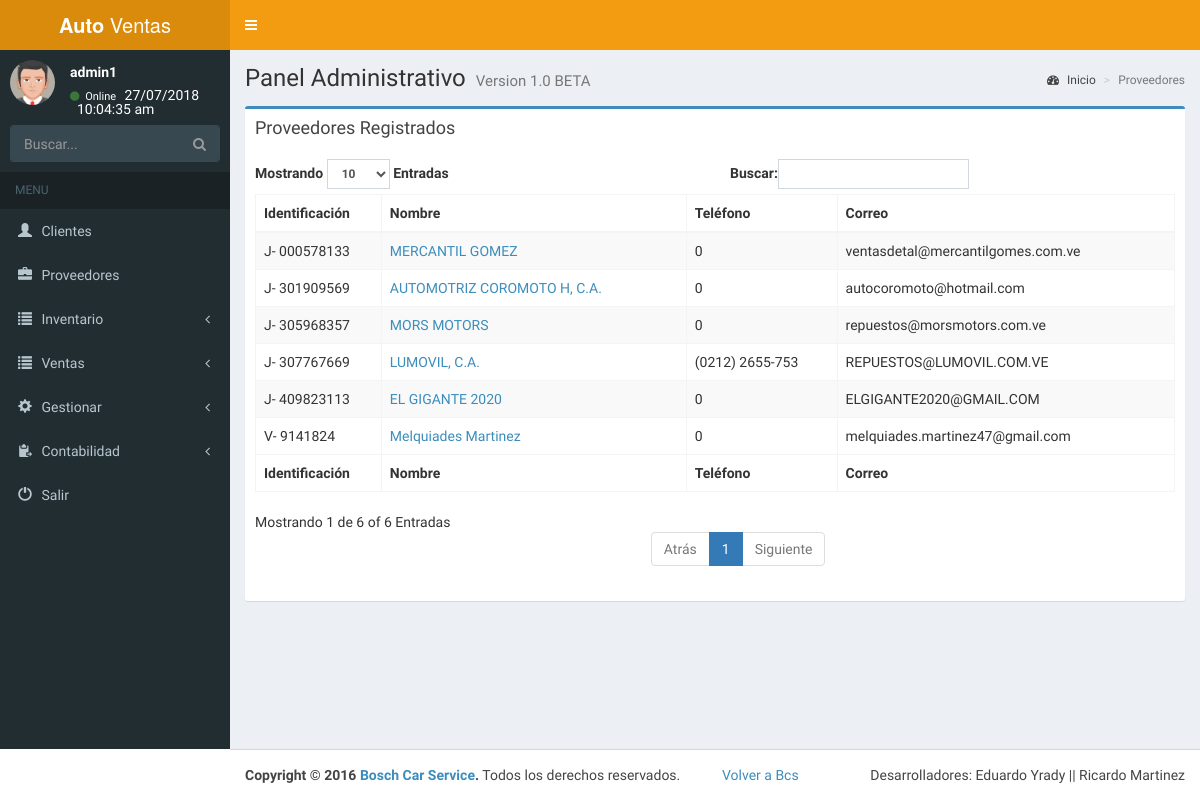
Page /admin/proveedores.php (signed in) on the earlier database version.
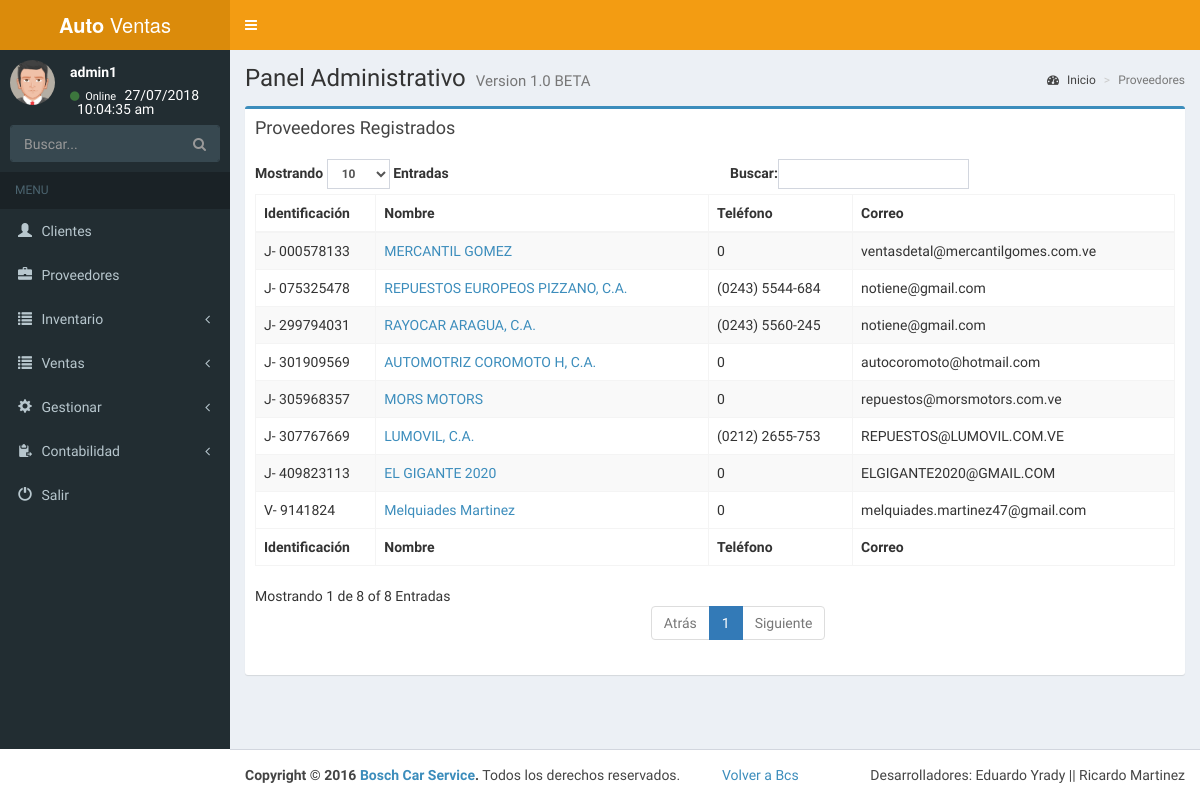
Same page on the later database version.
### tables this page shows
CREATE TABLE `proveedor` (
  `id_proveedor` int(11) NOT NULL,
  `id_tipo` int(11) NOT NULL,
  `rif` varchar(12) NOT NULL,
  `nombre` varchar(140) NOT NULL,
  `telf` varchar(15) NOT NULL,
  `direccion` longtext NOT NULL,
  `correo` varchar(40) NOT NULL,
  `observacion` longtext NOT NULL,
  `habilitado` int(11) NOT NULL
);

### admin/conexion.php (called while the page is built, shortened)
<?php session_start();
function cons($var){
$ret= mysqli_query($_SESSION['conexion_database'],$var) or die(mysqli_error($_SESSION['conexion_database']));
return $ret;
}
?>

### admin/proveedores.php (the view, shortened to what this page needs)
<?php include("menu.php");
?>
  <div class="content-wrapper">
    <section class="content-header">
      <h1>
        Panel Administrativo
        <small>Version 1.0 BETA</small>
      </h1>
      <ol class="breadcrumb">
        <li><a href="index.php"><i class="fa fa-dashboard"></i> Inicio</a></li>
        <li class="active">Proveedores</li>
      </ol>
    </section>
    <section class="content">
<?php
if(isset($_SESSION['ingreso'])){
$consulta=("SELECT * FROM proveedor WHERE habilitado=0");
		  $s=cons($consulta);
      $consult=("SELECT * FROM tipo");
      $d=cons($consult);
      $ti=array();
      while($fg=mysqli_fetch_array($d)){
        $ti[$fg['id_tipo']]=$fg['nombre'];
      }
		  if(mysqli_num_rows($s)<=0){
			echo alerta("No hay ningun proveedor registrado");
		  }else{
 echo '<div class="box box-primary with-border">
            <div class="box-header">
              <h3 class="box-title">Proveedores Registrados</h3>
            </div>
            <div class="box-body">
              <table id="example1" class="table table-bordered table-striped">
                <thead>
                <tr>
                  <th>Identificaci&oacute;n</th>
                  <th>Nombre</th>
                  <th>Tel&eacute;fono</th>
                  <th>Correo</th>
                </tr>
                </thead>
                <tbody id="prep">
               ';
                 while($row=mysqli_fetch_array($s)){
			  echo ' <tr>
                  <td>'.$ti[$row['id_tipo']].'- '.$row['rif'].'</td>
                  <td> <a href="perfil_proveedor.php?id='.$row['id_proveedor'].'">'.$row['nombre'].'</a></td>
                  <td>'.$row['telf'].'</td>
                  <td>'.$row['correo'].'</td>
                </tr> ';
			  }
			   echo ' </tbody>
                <tfoot>
                <tr>
                   <th>Identificaci&oacute;n</th>
                  <th>Nombre</th>
                  <th>Tel&eacute;fono</th>
                  <th>Correo</th>
                </tr>
                </tfoot>
              </table>
            </div>
          </div>';
		  }
?>
</section>
</div>
    <?php
}
include("footer.php");
?>

Differences in the rows shown:
added proveedor: id_tipo "J", rif "075325478", nombre "REPUESTOS EUROPEOS PIZZANO, C.A.", telf "(0243) 5544-684", correo "notiene@gmail.com"
added proveedor: id_tipo "J", rif "299794031", nombre "RAYOCAR ARAGUA, C.A.", telf "(0243) 5560-245", correo "notiene@gmail.com"
Other differences:
text written by a page script: "Mostrando Entradas Buscar: Mostrando 1 de 6 of 6 Entradas Atrás 1 Siguiente" → "Mostrando Entradas Buscar: Mostrando 1 de 8 of 8 Entradas Atrás 1 Siguiente"
